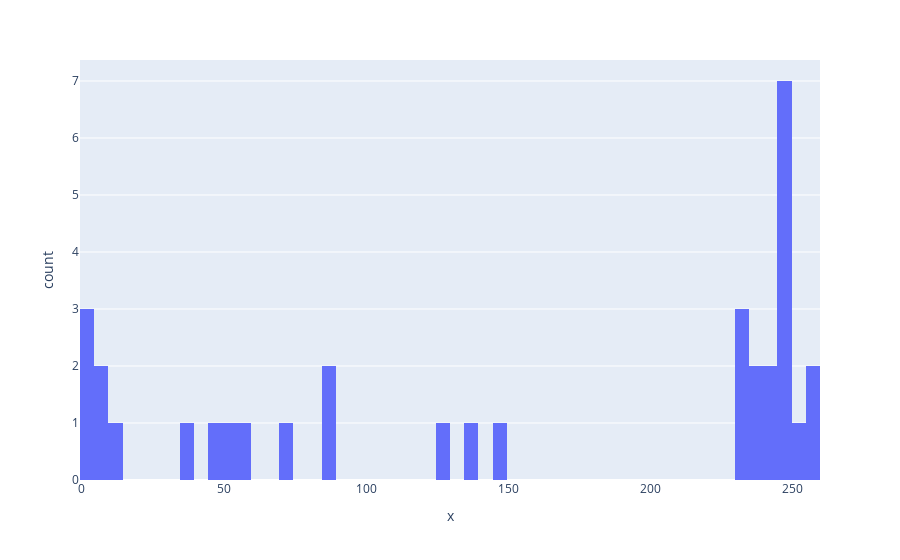

The notebook cell saved with this chart:
### Markdown cell above
Next, we should figure out where to make the cutoff for the minimum number of valid 5-minute bouts to indicate whether the accelerometer was used frequently enough to suggest the participant (basically) had it turned on for most of their waking hours.

We'll count the number of valid bouts on each day and look at the distribution of values and a time-series graph

### Code cell
# Count the number of non-NaN values of the 'enmo' variable for each value of relative_date_PCIAT
boutcount = data0a418b57_resampled_5min.groupby(by=["relative_date_PCIAT"]).count()['enmo']

# Make a histogram of the values of boutcount
fig = px.histogram(boutcount, x=boutcount, nbins=100)
fig.show()

### Figure 1 — Plotly figure (JSON) as saved in the notebook; plotly's stock layout.template omitted (floating-point values rounded to 4 significant figures)
{"data": [{"alignmentgroup": "True", "bingroup": "x", "hovertemplate": "x=%{x}<br>count=%{y}<extra></extra>", "legendgroup": "", "marker": {"color": "#636efa", "pattern": {"shape": ""}}, "name": "", "nbinsx": 100, "offsetgroup": "", "orientation": "v", "showlegend": false, "type": "histogram", "x": [72, 249, 256, 245, 245, 246, 257, 244, 235, 248, 249, 236, 233, 241, 234, 246, 251, 234, 146, 128, 136, 87, 86, 5, 55, 11, 54, 37, 45, 2, 4, 1, 6], "xaxis": "x", "yaxis": "y"}], "layout": {"barmode": "relative", "legend": {"tracegroupgap": 0}, "margin": {"t": 60}, "xaxis": {"anchor": "y", "domain": [0, 1], "title": {"text": "x"}}, "yaxis": {"anchor": "x", "domain": [0, 1], "title": {"text": "count"}}}}
